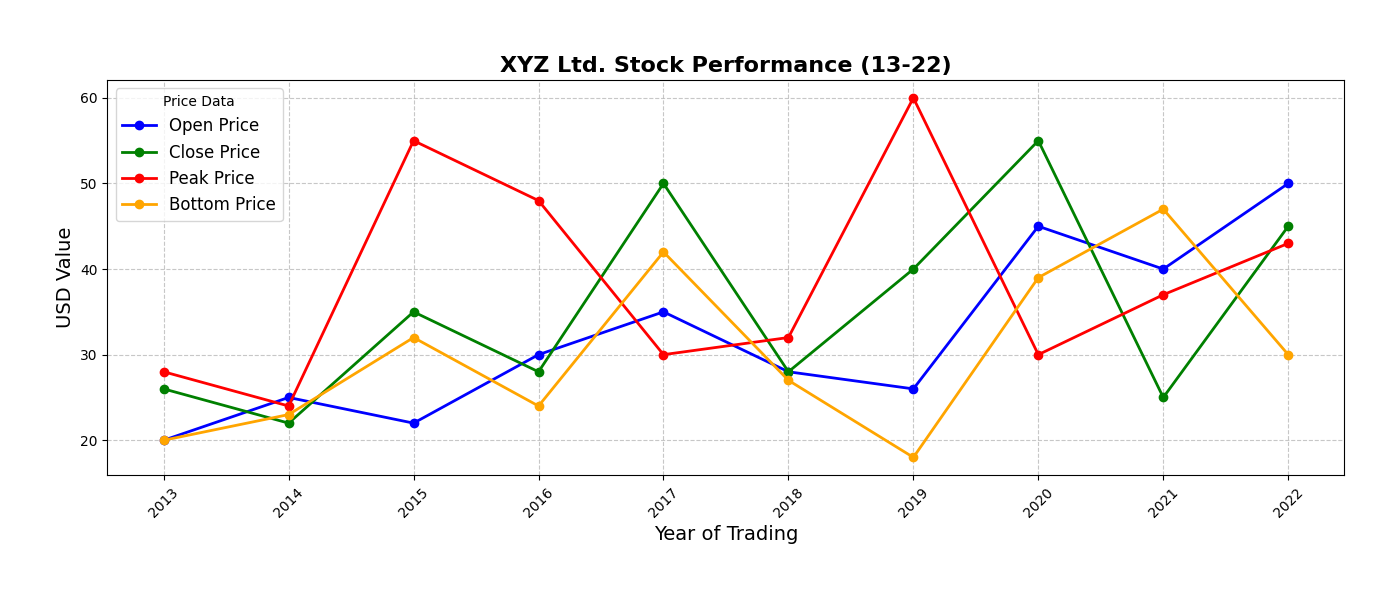

Here is the Python script that generated this plot:
import matplotlib.pyplot as plt
import numpy as np

years = np.arange(2013, 2023, 1)

# Stock prices (fictional data)
opening_price = np.array([20, 25, 22, 30, 35, 28, 26, 45, 40, 50])
closing_price = np.array([26, 22, 35, 28, 50, 28, 40, 55, 25, 45])
highest_price = np.array([28, 24, 55, 48, 30, 32, 60, 30, 37, 43])
lowest_price = np.array([20, 23, 32, 24, 42, 27, 18, 39, 47, 30])

fig, ax = plt.subplots(figsize=(14, 6))

ax.plot(years, opening_price, marker='o', color='blue', label='Open Price', linewidth=2)
ax.plot(years, closing_price, marker='o', color='green', label='Close Price', linewidth=2)
ax.plot(years, highest_price, marker='o', color='red', label='Peak Price', linewidth=2)
ax.plot(years, lowest_price, marker='o', color='orange', label='Bottom Price', linewidth=2)

ax.set_title('XYZ Ltd. Stock Performance (13-22)', fontsize=16, fontweight='bold')
ax.set_ylabel('USD Value', fontsize=14)
ax.set_xlabel('Year of Trading', fontsize=14)
ax.legend(title='Price Data', fontsize=12)
ax.grid(True, linestyle='--', alpha=0.7)

plt.xticks(years, rotation=45)
plt.tight_layout(pad=4)
plt.show()
